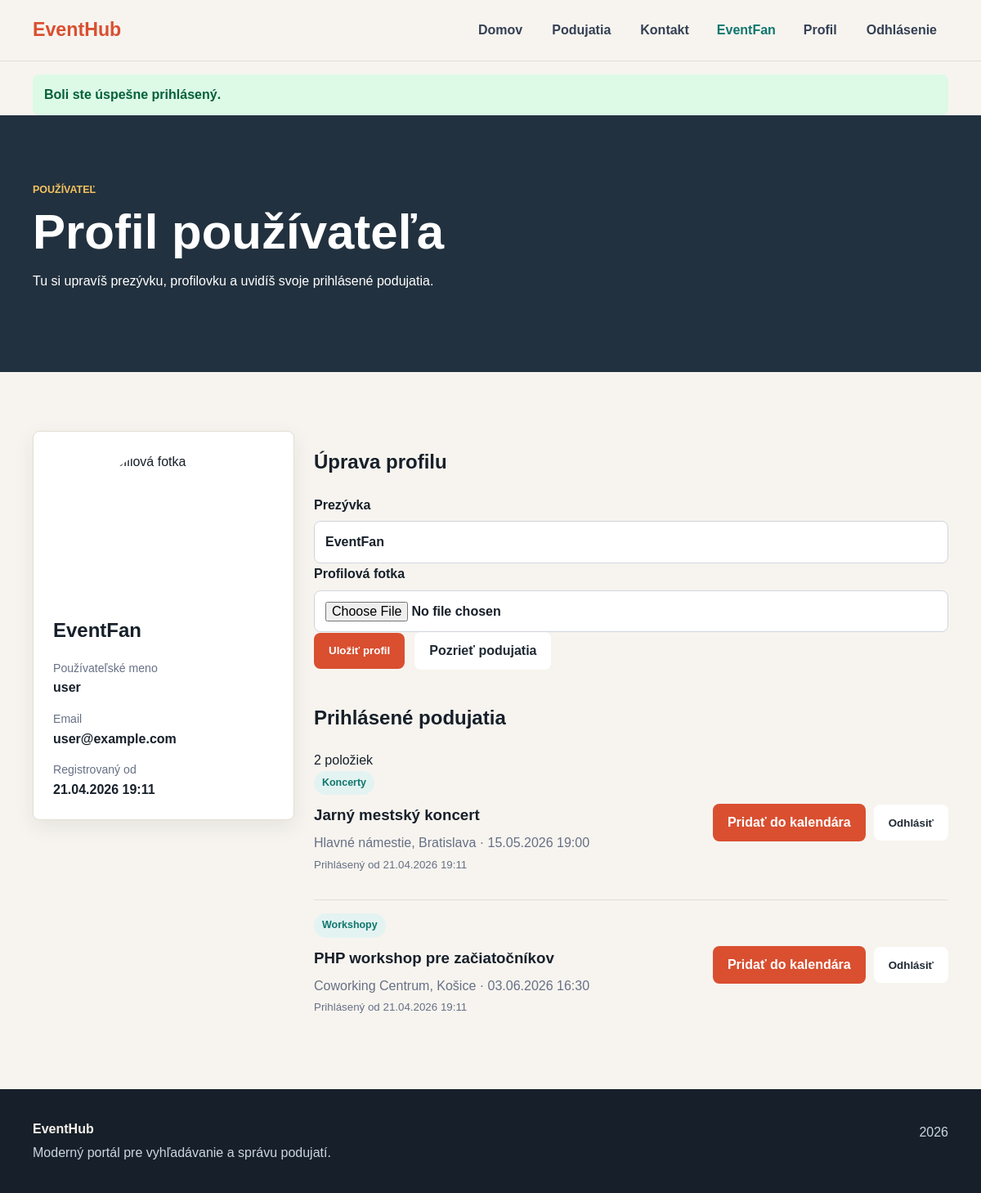
Screenshot of /index.php?page=profile (signed in) with the database file from the repository.
### tables this page shows
CREATE TABLE users (
    id INT UNSIGNED AUTO_INCREMENT,
    username VARCHAR(100) NOT NULL,
    email VARCHAR(180) NOT NULL,
    nickname VARCHAR(100) NULL,
    avatar VARCHAR(255) NULL,
    password VARCHAR(255) NOT NULL,
    created_at TIMESTAMP NOT NULL DEFAULT CURRENT_TIMESTAMP,

    PRIMARY KEY (id),
    UNIQUE KEY idx_users_username (username),
    UNIQUE KEY idx_users_email (email)
);

CREATE TABLE event_registrations (
    id INT UNSIGNED AUTO_INCREMENT,
    user_id INT UNSIGNED NOT NULL,
    event_id INT UNSIGNED NOT NULL,
    created_at TIMESTAMP NOT NULL DEFAULT CURRENT_TIMESTAMP,

    PRIMARY KEY (id),
    UNIQUE KEY idx_event_registrations_user_event (user_id, event_id),
    KEY idx_event_registrations_user_id (user_id),
    KEY idx_event_registrations_event_id (event_id),

    CONSTRAINT fk_event_registrations_user
        FOREIGN KEY (user_id)
        REFERENCES users (id)
        ON UPDATE CASCADE
        ON DELETE CASCADE,
    CONSTRAINT fk_event_registrations_event
        FOREIGN KEY (event_id)
        REFERENCES events (id)
        ON UPDATE CASCADE
        ON DELETE CASCADE
);

CREATE TABLE categories (
    id INT UNSIGNED AUTO_INCREMENT,
    name VARCHAR(120) NOT NULL,
    created_at TIMESTAMP NOT NULL DEFAULT CURRENT_TIMESTAMP,

    PRIMARY KEY (id),
    UNIQUE KEY idx_categories_name (name)
);

CREATE TABLE events (
    id INT UNSIGNED AUTO_INCREMENT,
    category_id INT UNSIGNED NULL,
    title VARCHAR(180) NOT NULL,
    description TEXT NOT NULL,
    location VARCHAR(180) NOT NULL,
    event_date DATETIME NOT NULL,
    image VARCHAR(500) NULL,
    is_featured TINYINT(1) NOT NULL DEFAULT 0,
    created_at TIMESTAMP NOT NULL DEFAULT CURRENT_TIMESTAMP,

    PRIMARY KEY (id),
    KEY idx_events_category_id (category_id),
    KEY idx_events_event_date (event_date),

    CONSTRAINT fk_events_category
        FOREIGN KEY (category_id)
        REFERENCES categories (id)
        ON UPDATE CASCADE
        ON DELETE SET NULL
);

### core/Controller.php (called while the page is built, shortened)
<?php
class Controller
{
    protected function render(string $view, array $data = [], bool $admin = false): void
    {
        extract($data, EXTR_SKIP);
        $viewFile = APP_ROOT . '/views/' . $view . '.php';
        require $viewFile;
    }
}

### controllers/UserController.php (called while the page is built, shortened)
<?php
class UserController extends Controller
{
    private User $userModel;
    public function __construct()
    {
        $this->userModel = new User();
    }
    public function profile(): void
    {
        $userId = (int) Session::get('user_id');
        $user = $this->userModel->findById($userId);
        $errors = [];
        $this->render('profile', [
            'pageTitle' => 'Profil používateľa',
            'user' => $user,
            'registeredEvents' => $this->userModel->registeredEvents($userId),
            'errors' => $errors,
        ]);
    }
}

### index.php (called while the page is built, shortened)
<?php
spl_autoload_register(function (string $className): void {
    $directories = ['config', 'core', 'models', 'controllers'];
    foreach ($directories as $directory) {
        $file = __DIR__ . '/' . $directory . '/' . $className . '.php';
        if (is_file($file)) {
            return;
        }
    }
});
$routes = [
    'home' => [HomeController::class, 'index'],
    'events' => [EventController::class, 'index'],
    'event_detail' => [EventController::class, 'detail'],
    'contact' => [ContactController::class, 'index'],
    'register' => [UserController::class, 'register'],
    'user_login' => [AuthController::class, 'login'],
    'user_logout' => [UserController::class, 'logout'],
    'profile' => [UserController::class, 'profile'],
    'event_register' => [EventController::class, 'registerForEvent'],
    'event_unregister' => [EventController::class, 'unregisterFromEvent'],
    'event_ics' => [EventController::class, 'downloadIcs'],
    'login' => [AuthController::class, 'login'],
    'logout' => [AuthController::class, 'logout'],
    'admin_dashboard' => [AdminController::class, 'dashboard'],
    'admin_registrations' => [AdminController::class, 'registrations'],
    'admin_events' => [EventController::class, 'adminIndex'],
    'admin_event_create' => [EventController::class, 'adminCreate'],
    'admin_event_edit' => [EventController::class, 'adminEdit'],
    'admin_event_delete' => [EventController::class, 'adminDelete'],
    'admin_categories' => [CategoryController::class, 'adminIndex'],
    'admin_category_create' => [CategoryController::class, 'adminCreate'],
    'admin_category_edit' => [CategoryController::class, 'adminEdit'],
    'admin_category_delete' => [CategoryController::class, 'adminDelete'],
];
$page = $_GET['page'] ?? 'home';
[$controllerName, $method] = $routes[$page];
try {
    $controller = new $controllerName();
    $controller->$method();
} catch (Throwable $exception) {
    http_response_code(500);
    error_log($exception->getMessage());
    $pageTitle = 'Chyba aplikácie';
    $errorMessage = 'Nastala neočakávaná chyba. Skontrolujte konfiguráciu databázy alebo to skúste neskôr.';
    require __DIR__ . '/views/partials/header.php';
    require __DIR__ . '/views/error.php';
    require __DIR__ . '/views/partials/footer.php';
}

### config/Database.php (called while the page is built, shortened)
<?php
class Database
{
    private static ?PDO $connection = null;
    public static function getConnection(): PDO
    {
        if (self::$connection === null) {
            $dsn = sprintf(
                'mysql:host=%s;dbname=%s;charset=%s',
                DB_HOST,
                DB_NAME,
                DB_CHARSET
            );
            self::$connection = new PDO($dsn, DB_USER, DB_PASS, [
                PDO::ATTR_ERRMODE => PDO::ERRMODE_EXCEPTION,
                PDO::ATTR_DEFAULT_FETCH_MODE => PDO::FETCH_ASSOC,
                PDO::ATTR_EMULATE_PREPARES => false,
            ]);
        }
        return self::$connection;
    }
}

### core/Session.php (called while the page is built, shortened)
<?php
class Session
{
    public static function get(string $key, mixed $default = null): mixed
    {
        return $_SESSION[$key] ?? $default;
    }
}

### core/Model.php (called while the page is built, shortened)
<?php
class Model
{
    public function __construct()
    {
        $this->db = Database::getConnection();
    }
}

### models/User.php (called while the page is built, shortened)
<?php
class User extends Model
{
    public function findById(int $id): ?array
    {
        $stmt = $this->db->prepare('SELECT * FROM users WHERE id = :id LIMIT 1');
        $stmt->execute(['id' => $id]);
        $user = $stmt->fetch();
        return $user ?: null;
    }
    public function registeredEvents(int $userId): array
    {
        $stmt = $this->db->prepare(
            'SELECT er.created_at AS registered_at,
                    e.id,
                    e.title,
                    e.event_date,
                    e.location,
                    c.name AS category_name
             FROM event_registrations er
             INNER JOIN events e ON e.id = er.event_id
             LEFT JOIN categories c ON c.id = e.category_id
             WHERE er.user_id = :user_id
             ORDER BY e.event_date ASC'
        );
        $stmt->execute(['user_id' => $userId]);
        return $stmt->fetchAll();
    }
}

### core/Helpers.php (called while the page is built, shortened)
<?php
function e(?string $value): string
{
    return htmlspecialchars((string) $value, ENT_QUOTES, 'UTF-8');
}
function url(string $page, array $params = []): string
{
    $query = array_merge(['page' => $page], $params);
    return BASE_URL . '?' . http_build_query($query);
}
function asset(string $path): string
{
    return ltrim($path, '/');
}
function old(string $key, array $source = [], string $default = ''): string
{
    return (string) ($source[$key] ?? $default);
}
function format_date(?string $date): string
{
    return date('d.m.Y H:i', strtotime($date));
}
function user_avatar(?string $avatar): string
{
    $avatar = trim((string) $avatar);
    if ($avatar === '') {
        return '';
    }
    $url = asset($avatar);
    return $url;
}

### views/profile.php (the view, shortened to what this page needs)
<?php
$displayName = trim((string) ($user['nickname'] ?? ''));
$avatarUrl = user_avatar($user['avatar']);
?>
<section class="page-hero">
    <div class="container">
        <p class="eyebrow">Používateľ</p>
        <h1>Profil používateľa</h1>
        <p>Tu si upravíš prezývku, profilovku a uvidíš svoje prihlásené podujatia.</p>
    </div>
</section>
<section class="section">
    <div class="container profile-layout">
        <aside class="profile-card">
            <div class="profile-avatar">
                <img
                    data-avatar-preview
                    src="<?= e($avatarUrl !== '' ? $avatarUrl : '') ?>"
                    alt="Profilová fotka"
                    <?= $avatarUrl === '' ? 'hidden' : '' ?>
                >
            </div>
            <div class="profile-info">
                <h2><?= e($displayName) ?></h2>
                <div class="profile-info-list">
                    <div>
                        <span>Používateľské meno</span>
                        <strong><?= e($user['username']) ?></strong>
                    </div>
                    <div>
                        <span>Email</span>
                        <strong><?= e($user['email']) ?></strong>
                    </div>
                    <div>
                        <span>Registrovaný od</span>
                        <strong><?= e(format_date($user['created_at'])) ?></strong>
                    </div>
                </div>
            </div>
        </aside>
        <div class="profile-main">
            <form class="panel form-grid" method="post" action="<?= url('profile') ?>" enctype="multipart/form-data">
                <h2>Úprava profilu</h2>
                <label>
                    Prezývka
                    <input type="text" name="nickname" value="<?= e(old('nickname', $user)) ?>" required>
                </label>
                <label>
                    Profilová fotka
                    <input data-avatar-input type="file" name="avatar" accept="image/png,image/jpeg,image/gif,image/webp">
                </label>
                <div class="form-actions">
                    <button class="btn btn-primary" type="submit">Uložiť profil</button>
                    <a class="btn btn-secondary" href="<?= url('events') ?>">Pozrieť podujatia</a>
                </div>
            </form>
            <section class="panel">
                <div class="panel-heading">
                    <h2>Prihlásené podujatia</h2>
                    <span><?= count($registeredEvents) ?> položiek</span>
                </div>
                <?php if ($registeredEvents === []): ?>
                    <div class="empty-state">
                        <h3>Zatiaľ nie ste prihlásený na žiadne podujatie</h3>
                        <p>Vyberte si podujatie a prihláste sa bez platenia.</p>
                    </div>
                <?php else: ?>
                    <div class="registered-list">
                        <?php foreach ($registeredEvents as $registeredEvent): ?>
                            <article class="registered-item">
                                <div>
                                    <span class="badge"><?= e($registeredEvent['category_name'] ?? 'Podujatie') ?></span>
                                    <h3><?= e($registeredEvent['title']) ?></h3>
                                    <p><?= e($registeredEvent['location']) ?> · <?= e(format_date($registeredEvent['event_date'])) ?></p>
                                    <small>Prihlásený od <?= e(format_date($registeredEvent['registered_at'])) ?></small>
                                </div>
                                <div class="registered-actions">
                                    <?php
                                    $tzName = date_default_timezone_get();
                                    try {
                                        $tz = new DateTimeZone($tzName);
                                    } catch (Exception $e) {
                                        $tz = new DateTimeZone('UTC');
                                        $tzName = 'UTC';
                                    }
                                    try {
                                        $start = new DateTimeImmutable($registeredEvent['event_date'], $tz);
                                    } catch (Exception $e) {
                                        $start = new DateTimeImmutable('now', $tz);
                                    }
                                    $end = $start->modify('+2 hours');
                                    $dtstart = $start->format('Ymd\\THis');
                                    $dtend = $end->format('Ymd\\THis');
                                    $gdates = $dtstart . '/' . $dtend;
                                    $text = urlencode((string) ($registeredEvent['title'] ?? 'Podujatie'));
                                    $details = urlencode((string) ($registeredEvent['description'] ?? ''));
                                    $location = urlencode((string) ($registeredEvent['location'] ?? ''));
                                    $gcalUrl = 'https://www.google.com/calendar/render?action=TEMPLATE'
                                        . '&text=' . $text
                                        . '&dates=' . $gdates
                                        . '&details=' . $details
                                        . '&location=' . $location
                                        . '&ctz=' . urlencode($tzName);
                                    ?>
                                    <a class="btn btn-primary" href="<?= $gcalUrl ?>" target="_blank" rel="noopener noreferrer">Pridať do kalendára</a>
                                    <form method="post" action="<?= url('event_unregister', ['id' => $registeredEvent['id']]) ?>">
                                        <button class="btn btn-secondary" type="submit">Odhlásiť</button>
                                    </form>
                                </div>
                            </article>
                        <?php endforeach; ?>
                    </div>
                <?php endif; ?>
            </section>
        </div>
    </div>
</section>

### rows the page displays
users: nickname "EventFan", username "user", email "user@example.com", created_at "21.04.2026 19:11"
event_registrations: categories.name "Koncerty", event.title "Jarný mestský koncert", event.location "Hlavné námestie, Bratislava", event.event_date "15.05.2026 19:00", created_at "21.04.2026 19:11"
event_registrations: categories.name "Workshopy", event.title "PHP workshop pre začiatočníkov", event.location "Coworking Centrum, Košice", event.event_date "03.06.2026 16:30", created_at "21.04.2026 19:11"

### other values shown
Session::get('username', 'Používateľ') "EventFan"
$success "Boli ste úspešne prihlásený."
count($registeredEvents) "2"
